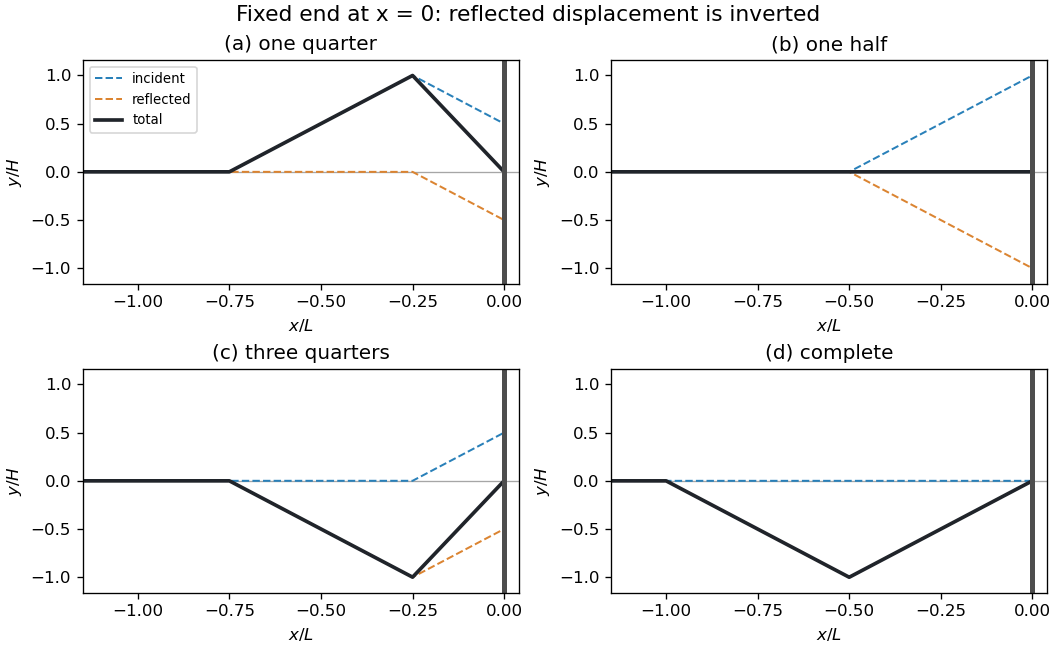

Python code for this plot:
"""Original fixed-end reflection plots; Python 3.14, NumPy 2.3, Matplotlib 3.10."""
from pathlib import Path
import matplotlib
matplotlib.use("Agg")
import matplotlib.pyplot as plt
import numpy as np

u = np.linspace(-1.15, 0, 1801)
def triangle(s):
    return np.maximum(0, 1 - np.abs(2*s + 1))
fig, axes = plt.subplots(2, 2, figsize=(8.8, 5.4), layout="constrained")
for ax, tau, label in zip(axes.flat, [0.25, 0.5, 0.75, 1], ["(a) one quarter", "(b) one half", "(c) three quarters", "(d) complete"]):
    incident = triangle(u-tau)
    reflected = -triangle(-u-tau)
    ax.axhline(0, color="0.65", lw=0.8)
    ax.plot(u, incident, "--", color="#2980b9", lw=1.2, label="incident")
    ax.plot(u, reflected, "--", color="#db8431", lw=1.2, label="reflected")
    ax.plot(u, incident+reflected, color="#20242a", lw=2.2, label="total")
    ax.axvline(0, color="0.3", lw=3)
    ax.set(xlim=(-1.15, .04), ylim=(-1.16, 1.16), xlabel=r"$x/L$", ylabel=r"$y/H$", title=label)
    ax.set_xticks([-1, -.75, -.5, -.25, 0])
axes[0, 0].legend(loc="upper left", fontsize=8)
fig.suptitle("Fixed end at x = 0: reflected displacement is inverted", fontsize=13)
fig.savefig(Path.cwd()/Path(__file__).with_suffix(".png").name, dpi=120, facecolor="white", transparent=False)
plt.close(fig)
